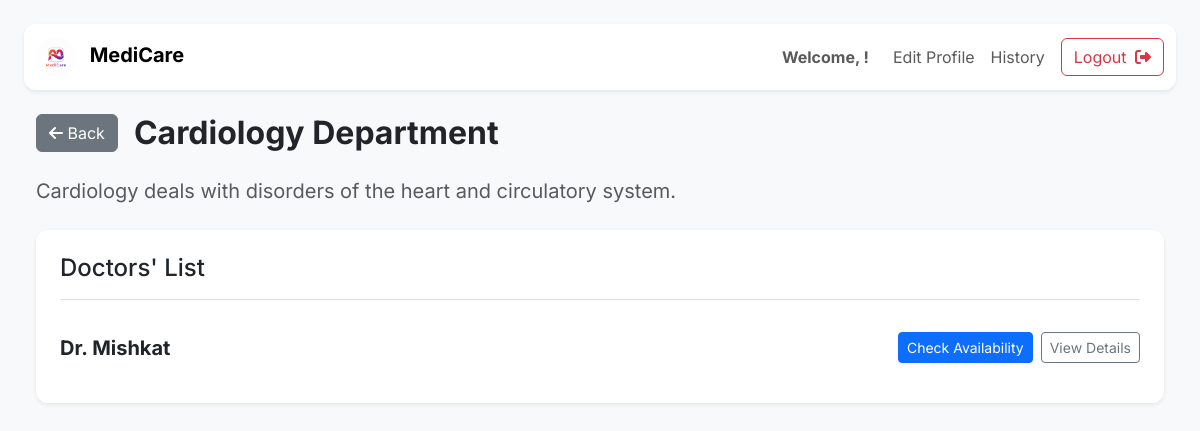
The app's page /department/Cardiology with its own data.
### application/models.py (models this page shows)
class Department(db.Model):
    __tablename__ = 'department'
    id = db.Column(db.Integer(),primary_key = True)
    name = db.Column(db.String())
    description = db.Column(db.String())
    doctor = db.relationship('Doctor', backref='department')

class Doctor(db.Model):
    __tablename__ = 'doctor'
    id = db.Column(db.Integer(),primary_key = True)
    doctor_name = db.Column(db.String(), nullable=False)
    password = db.Column(db.String(), nullable=False)
    email = db.Column(db.String(), nullable=False)
    department_id = db.Column(db.Integer(), db.ForeignKey('department.id'), nullable=False)
    user_id = db.Column(db.Integer(), db.ForeignKey('user.id', ondelete="CASCADE"), nullable=False)
    type = db.Column(db.String(), nullable=False)
    experience = db.Column(db.Integer(), nullable=False)
    appointment = db.relationship('Appointment', backref='doctor', cascade="all, delete-orphan")
    availability = db.relationship('Availability', backref='doctor', cascade="all, delete-orphan")

### application/controllers.py (the view)
@app.route("/department/<string:dept_name>")
def department_page(dept_name):
    user_id = session.get("user_id")
    this_user = User.query.get(user_id)
    dept = Department.query.filter_by(name=dept_name).first()
    if not dept:
        flash("Department not found!", "danger")
        return redirect("/patient")
    doctors = Doctor.query.filter_by(department_id=dept.id).all()
    return render_template("department_page.html", department=dept, doctors=doctors, this_user = this_user)

### templates/department_page.html (shortened to what this page needs)
<!DOCTYPE html>
<html>
<head>
    <link href="https://cdn.jsdelivr.net/npm/bootstrap@5.3.2/dist/css/bootstrap.min.css" rel="stylesheet">
</head>
<body class="p-4">
    <nav class="navbar navbar-expand-lg navbar-light bg-white shadow-sm sticky-top mb-4" style="border-radius: 0.75rem;">
        <div class="container-fluid">
            <a class="navbar-brand" href="/patient">
                <img src="{{ url_for('static', filename='logo2.png') }}" alt="Logo" style="height: 40px; border-radius: 50%;">
                <span class="fw-bold ms-2">MediCare</span>
            </a>
            <div class="collapse navbar-collapse" id="patientNav">
                <ul class="navbar-nav ms-auto mb-2 mb-lg-0 align-items-center">
                    <li class="nav-item d-none d-lg-block">
                        <span class="navbar-text fw-bold me-3">Welcome, {{this_user.username}}!</span>
                    </li>
                    <li class="nav-item">
                        <a href="/edit_profile?username={{this_user.username}}" class="nav-link">Edit Profile</a>
                    </li>
                    <li class="nav-item">
                        <a href="/patient_history" class="nav-link">History</a>
                    </li>
                    <li class="nav-item">
                        <a href="/login" class="btn btn-outline-danger ms-lg-2">
                            Logout <i class="fa-solid fa-right-from-bracket ms-1"></i>
                        </a>
                    </li>
                </ul>
            </div>
        </div>
    </nav>
    <main class="container-fluid">
        <div class="d-flex align-items-center mb-4">
            <a href="/patient" class="btn btn-secondary me-3">
                <i class="fa-solid fa-arrow-left"></i> Back
            </a>
            <h2 class ="mb-0 fw-bold">{{ department.name }} Department</h2>
        </div>
        <p class="fs-5 text-muted mb-4">{{ department.description }}</p>
        <div class="card p-4 shadow-sm mt-4">
            <h4 class="mb-3 pb-3 border-bottom">Doctors' List</h4>
            {% if doctors %}
                <ul class="list-group list-group-flush">
                    {% for d in doctors %}
                    <li class="list-group-item d-flex justify-content-between align-items-center px-0 py-3">
                        <span class="fs-5 fw-bold">{{ d.doctor_name }}</span>
                        <div class="d-flex gap-2">
                            <a href="/doctor/check_availability/{{ d.id }}" class="btn btn-sm btn-primary">
                                Check Availability
                            </a>
                            <a href="/doctor/details/{{ d.id }}" class="btn btn-sm btn-outline-secondary">
                                View Details
                            </a>
                        </div>
                    </li>
                    {% endfor %}
                </ul>
            {% else %}
                <div class="alert alert-info">No doctors found in this department.</div>
            {% endif %}
        </div>
        </main>
</body>
</html>

### templates/department_page.html (style rules this page uses)
body { font-family: 'Inter', sans-serif; background-color: #f8f9fa; }
.card { border: none; border-radius: 0.75rem; }

### records on screen
Department: name "Cardiology", description "Cardiology deals with disorders of the heart and circulatory system."
Doctor: doctor_name "Dr. Mishkat"
